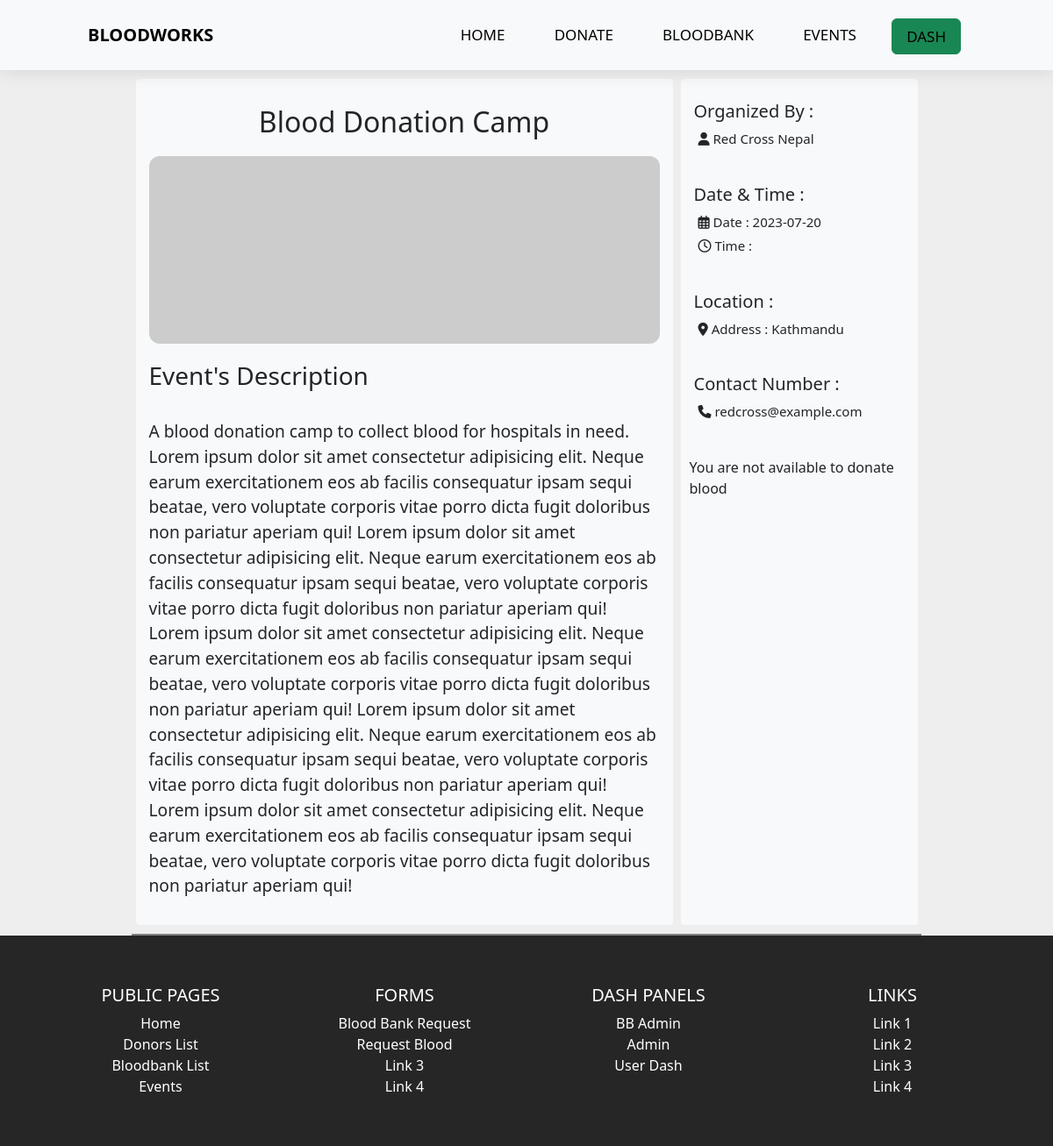
The app's page /event/18 (signed in) with its own data.
### tables this page shows
CREATE TABLE `event` (
  `event_id` int(11) NOT NULL,
  `bb_id` int(11) DEFAULT NULL,
  `event_name` varchar(50) DEFAULT NULL,
  `event_location` varchar(50) DEFAULT NULL,
  `event_desc` text DEFAULT NULL,
  `organizer` varchar(50) DEFAULT NULL,
  `contact_info` varchar(255) DEFAULT NULL,
  `event_date` date DEFAULT NULL
);

### controllers/Event.php (called while the page is built, shortened)
<?php
class Event extends User
{
    public function index($a = "", $b = "", $c = "")
    {
        $event_id = $a;
        $uid = getLoggedinUser('userid');
        $eventDetails = $this->eventDetails($event_id);
        $checkin = $this->isCheckIn($event_id, $uid);
        $userDetails = $this->getUserData();
          $u_d = $userDetails[0];
        $data = [
            "userAvaiability" => $u_d->donor_availability ?? "",
            "isCheckIn" => $checkin,
            "eventData" => $eventDetails,
        ];
        $this->view("event", $data);
    }
    public function isCheckIn($event_id, $uid)
    {
        $isCheckIn = new Model;
        $isCheckIn->table = "event_participants";
        $isCheckIn->order_column = "participation_id";
        $data = [
            "event_id" => $event_id,
            "user_id" => $uid,
        ];
        $isCheckIn = $isCheckIn->where($data);
        if (empty($isCheckIn)) {
            return false;
        } else {
            return true;
        }
    }
    public function eventDetails($event_id)
    {
        $eventDetails = new Model;
        $eventDetails->table = "event";
        $eventDetails->order_column = "event_id";
        $data = [
            "event_id" => $event_id
        ];
        $eventDetails = $eventDetails->where($data);
        return $eventDetails;
    }
}

### includes/app.php (called while the page is built, shortened)
<?php
class App
{
    private $method = "index";
    public function splitURL()
    {
        $URL = $_GET['url'] ?? 'home';
        $URL = explode("/", trim($URL, "/"));
        return $URL;
    }
    public function loadController()
    {
        $URL = $this->splitURL();
        if($URL[0] == "dash"){
            if ($URL[0] == "dash" && !isset($URL[1])) {
                $filename = "controllers/Dash"  . ".php";
            } elseif ($URL[0] == "dash" && isset($URL[1])) {
                $filename = "controllers/" . $URL[0] . $URL[1] . ".php";
            }
        }
        elseif ($URL[0] == "admin"  ) {
            if ($URL[0] == "admin" && !isset($URL[1])) {
                $filename = "controllers/Admin"  . ".php";
            } elseif ($URL[0] == "admin" && isset($URL[1])) {
                $filename = "controllers/" . $URL[0] . $URL[1] . ".php";
            }
        }
        elseif ($URL[0] == "bbadmin"  ) {
            if ($URL[0] == "bbadmin" && !isset($URL[1])) {
                $filename = "controllers/bbadmin"  . ".php";
            } elseif ($URL[0] == "bbadmin" && isset($URL[1])) {
                $filename = "controllers/" . $URL[0] . $URL[1] . ".php";
            }
        }
        else{
            $filename = "controllers/" .$URL[0] . ".php";
        }
        if (file_exists($filename)) {
            unset($URL[0]);
        } else {
            $filename = "controllers/_404.php";
            require $filename;
            $this->controller = "_404";
        }
        $controller = new $this->controller;
        $URL = $URL ? array_values($URL) : [];
        call_user_func_array([$controller, $this->method], $URL);
    }
}

### index.php (called while the page is built, shortened)
<?php
$app = new App;
$app->loadController();
?>

### includes/database.php (called while the page is built, shortened)
<?php
trait Database
{
    public function connect()
    {
        $string = "mysql:hostname=" . DBHOST . ";dbname=" . DBNAME;
        $con = new PDO($string, DBUSER, DBPASS);
        return $con;
    }
    public function query($query, $data = [])
    {
        $con = $this->connect();
        $stm = $con->prepare($query);
        $check = $stm->execute($data);
        if ($check) {
            $result = $stm->fetchAll(PDO::FETCH_OBJ);
            if (is_array($result) && count($result)) {
                return $result;
            }
        }
        return false;
    }
}

### includes/models.php (called while the page is built, shortened)
<?php
class Model
{
    public $table = "users";
    protected $limit = '100';
    protected $offset = 0;
    protected $order_type = "desc";
    public $order_column = "id";
    public function where($data, $data_not = [])
    {
        $keys = array_keys($data);
        $query = "select * from $this->table where ";
        foreach ($keys as $key) {
            $query .= $key . " = :" . $key . " && ";
        }
        $query = trim($query, " && ");
        $query .= " order by $this->order_column $this->order_type limit $this->limit offset $this->offset";
        $data = array_merge($data, $data_not);
        return $this->query($query, $data);
    }
}

### views/event.views.php (the view, shortened to what this page needs)
<?php include "header.php"; ?>
<?php if (empty($eventData)) {
        echo "No Event available";
    } else {
        $eventData = $eventData[0];
    ?>
<div class="main-event-container info">
   <div class="main-sub-event-container">
        <div class="event-information">
            <div class="event-info-container">
                <div class="event-img">
                   <h2 class="event-info"><?= $eventData->event_name ?></h2>
                </div>
                <div class="event-info">
                    <img  src="https://dummyimage.com/640x4:3/" alt="img 600x400">
                </div>
                <div class="event-info" >
                    <h3>Event's Description</h3>
                    <br>
                    <p><?= $eventData->event_desc ?></p>
                </div>
            </div>
            <div class="event-detail-container">
                <div class="en-info">
                    <h3>Organized By : </h3>
                    <p><i class="fa-solid fa-user"></i>  <?= $eventData->organizer ?></p>
                </div>
                <div class="en-info">
                    <h3>Date & Time : </h3>
                    <p><i class="fa-regular fa-calendar-days"></i>  Date :  <?= $eventData->event_date ?></p>
                    <p><i class="fa-regular fa-clock"></i>  Time : </p>
                </div>
                <div class="en-info">
                    <h3>Location : </h3>
                    <p><i class="fa-solid fa-location-dot"></i>  Address :  <?= $eventData->event_location ?></p>
                </div>
                <div class="en-info">
                    <h3>Contact Number : </h3>
                    <p><i class="fa-solid fa-phone"></i>  <?= $eventData->contact_info ?></p>
                </div>
                <div class="en-info-btn">
                       <?php
        if (isset($_SESSION['u-type'])) {
            if ($userAvaiability == "Available") {
                                if ($isCheckIn != "1") { ?>
                                    <form method="POST" action="<?= $eventData->event_id ?>">
                                        <label class="switch">
                                            <input onchange="toggleValue()" type="checkbox" name="eventCheckIn" <?php
                                                                                                                ?>>
                                            <span class="slider round"></span>
                        </label>
                        <input class="btn btn-primary" type="submit" name="eventCheckIn-btn" value="Submit">
                    </form>
        <?php } else {
                    echo "You have already checked in {print here button}";
                }
            } else {
                echo "You are not available to donate blood";
            }
        } else {
            echo "Please login to check in";
        }
        ?>
    <?php
                        }
                        ?>
                </div>
            </div>
        </div>
   </div>
</div>
    <?php include "footer.php"; ?>

### assets/css/style.css (style rules this page uses)
* { margin: 0; padding: 0; box-sizing: border-box; }
body { background: #eeeeee; }
img { width: 100%; border-radius: 12px; height: 214px; object-fit: cover; }
.dashboard ,.info { overflow: none; margin: 10px; }
.info { width: 75%; }
.info { position: relative; margin: auto; }
@media screen and (min-width: 769px) { p { font-size: 1.2em; } }
.main-event-container { margin-top: 90px; }
.main-sub-event-container { display: flex; flex-direction: column; justify-content: space-around; }
.event-information { display: flex; flex-direction: row; justify-content: space-around; border-bottom: 2px solid gray; }
.event-info-container { width: 68%; background-color:#F8F9FA; padding: 10px; border-radius: 4px; }
.event-info-container h2 { text-align: center; }
.event-info-container img { width: 100%; }
.event-detail-container { width: 30%; float: right; background-color:#F8F9FA; padding: 10px; border-radius: 4px; }
.event-detail-container h3 { font-size: 20px; }
.event-detail-container p { font-size: 15px; margin: 5px; }
.event-info-container,.event-detail-container { margin-bottom: 10px; }
.en-info { margin: 15px 5px 40px 5px; }
.event-info { border-radius: 5px; }
.en-info-btn,.event-info { margin: 20px 5px; }
.en-info-btn { position: relative; margin: auto; width: fit-content; }

### records on screen
event: event_name "Blood Donation Camp", event_desc "A blood donation camp to collect blood for hospitals in need. Lorem ipsum dolor sit amet consectetur adipisicing elit. Neque earum exercitationem eos ab facilis consequatur ipsam sequi beatae, vero voluptate corporis vitae porro dicta fugit doloribus non pariatur aperiam qui! Lorem ipsum dolor sit amet consectetur adipisicing elit. Neque earum exercitationem eos ab facilis consequatur ipsam sequi beatae, vero voluptate corporis vitae porro dicta fugit doloribus non pariatur aperiam qui! Lorem ipsum dolor sit amet consectetur adipisicing elit. Neque earum exercitationem eos ab facilis consequatur ipsam sequi beatae, vero voluptate corporis vitae porro dicta fugit doloribus non pariatur…", organizer "Red Cross Nepal", event_date "2023-07-20", event_location "Kathmandu", contact_info "redcross@example.com"
